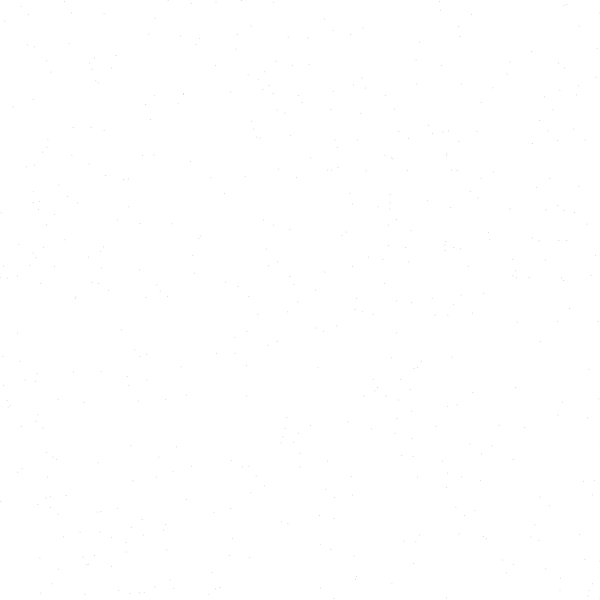
Frame 1 (no input)
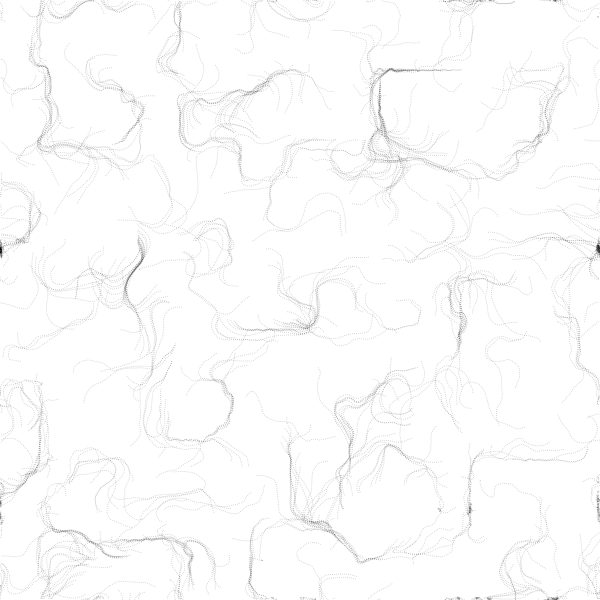
Frame 60 (no input)
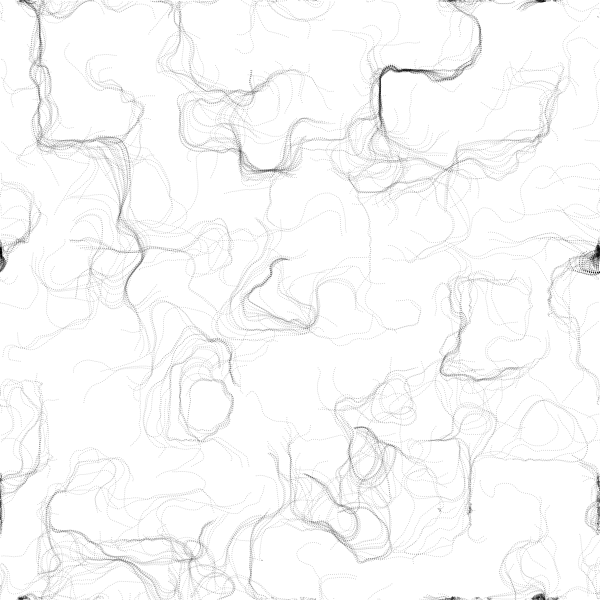
Frame 120 (the mouse pressed at the canvas centre since frame 60)

The p5.js sketch that drew these frames (run headless with seeded random() and noise() and a simulated clock; from frame 60 on, the mouse is pressed at the canvas centre):

// p5.js sketch
// ── sketch.js
let inc = 0.1;
let scl = 10;
let cols, rows;

let zoff = 0;

let fr;

let particles = [];

let flowfield;

function setup() {
  createCanvas(600, 600);
  cols = floor(width / scl);
  rows = floor(height / scl);

  fr = createP("");

  flowfield = new Array(cols * rows);

  for (let i = 0; i < 500; i++) {
    particles[i] = new Particle();
  }
    background(255);

}

function draw() {


  let yoff = 0;


  for (let y = 0; y < rows; y++) {
    let xoff = 0;
    for (let x = 0; x < cols; x++) {

      let index = (x + y * cols);
      let angle = noise(xoff, yoff, zoff) * TWO_PI * 4;
      let v = p5.Vector.fromAngle(angle);
      v.setMag(1);
      flowfield[index] = v;
      xoff += inc;
      stroke(0, 50);
      // push();
      // translate(x * scl, y * scl);
      // rotate(v.heading());
      // strokeWeight(1);
      // line(0, 0, scl, 0);
      // pop();

    }
    yoff += inc;

    zoff += 0.0001;
  }


  for (let i = 0; i < particles.length; i++) {
    particles[i].follow(flowfield);
    particles[i].update();
    particles[i].show();
    particles[i].edges();

  }


  fr.html(floor(frameRate()));
}

/*
Website
http://nexusbug.com/

github Repo
https://github.com/nexusbug/Code_365

About
Doing a challenge, coding three sixty five
There I hop on the train of Mr. Shiffman
And code along rainbow colored railway
One video each day, keeps the gray away

Coding Train
Daniel Shiffman
https://www.youtube.com/user/shiffman/
https://www.patreon.com/codingtrain

Framework
p5js - A beautiful Javascript library
https://p5js.org/

this.day
2018 January 12

this.video
Coding Challenge #24: Perlin Noise Flow Field
https://youtu.be/BjoM9oKOAKY
*/

// ── particle.js
class Particle {
  constructor() {
    this.pos = createVector(random(width), random(height));
    this.vel = createVector(0, 0);
    this.acc = createVector(0, 0);
    this.maxspeed = 2;

    this.prevPos = this.pos.copy();
  }

  follow(vectors) {
    let x = floor(this.pos.x / scl);
    let y = floor(this.pos.y / scl);
    let index = x + y * cols;
    let force = vectors[index];
    this.applyForce(force);
  }

  update() {
    this.vel.add(this.acc);
    this.vel.limit(this.maxspeed);
    this.pos.add(this.vel);
    this.acc.mult(0);
  }

  applyForce(force) {
    this.acc.add(force);
  }
  show() {
    fill(0, 5);
    strokeWeight(1);
    point(this.pos.x, this.pos.y);
  }

  edges() {
    if (this.pos.x > width) {
      this.pos.x = 0;
    }
    if (this.pos.x < 0) {
      this.pos.x = width;
    }
    if (this.pos.y > height) {
      this.pos.y = 0;
    }
    if (this.pos.y < 0) {
      this.pos.y = height;
    }
  }
}

/*
Website
http://nexusbug.com/

github Repo
https://github.com/nexusbug/Code_365

About
Doing a challenge, coding three sixty five
There I hop on the train of Mr. Shiffman
And code along rainbow colored railway
One video each day, keeps the gray away

Coding Train
Daniel Shiffman
https://www.youtube.com/user/shiffman/
https://www.patreon.com/codingtrain

Framework
p5js - A beautiful Javascript library
https://p5js.org/

this.day
2018 January 12

this.video
Coding Challenge #24: Perlin Noise Flow Field
https://youtu.be/BjoM9oKOAKY
*/
